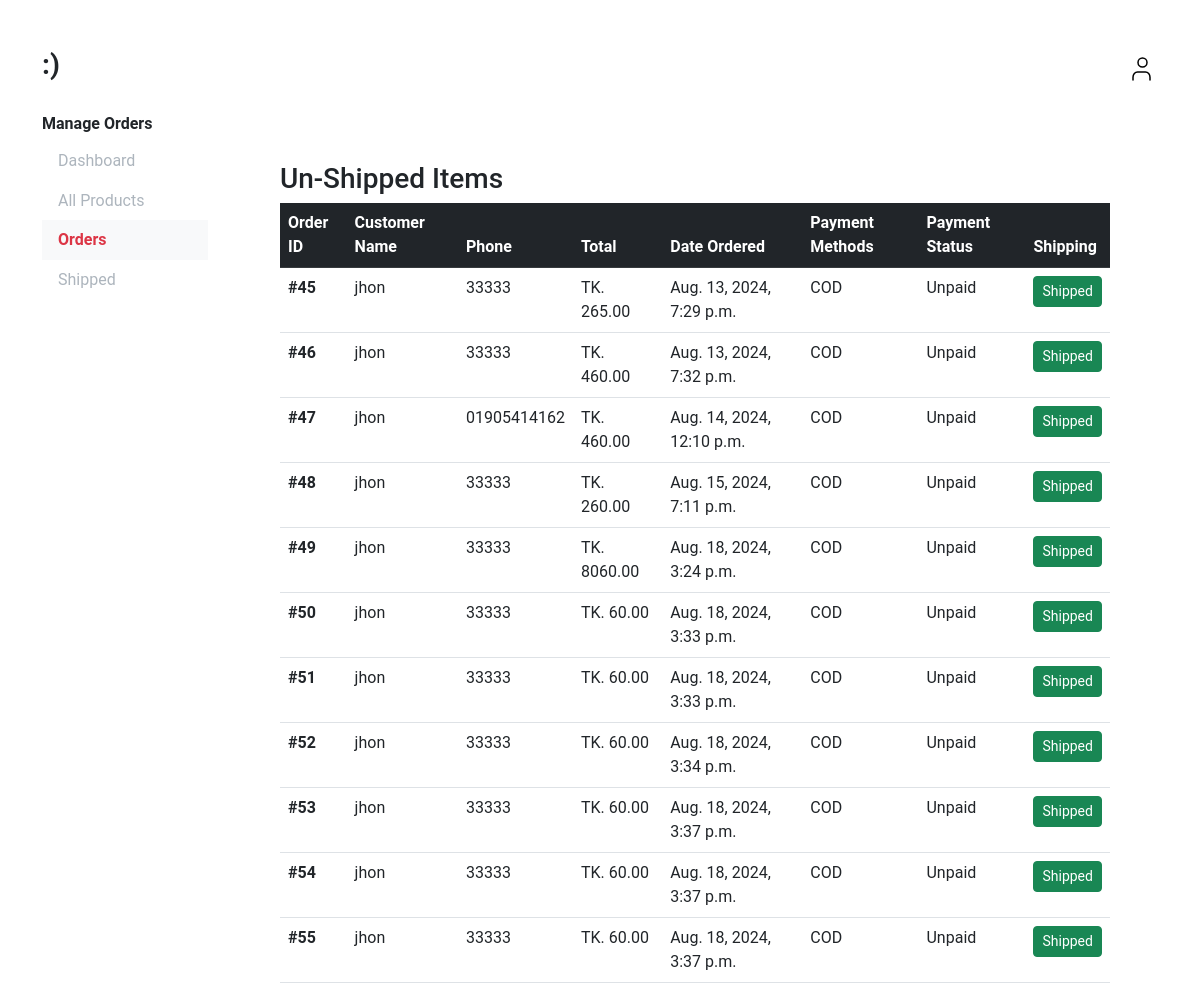
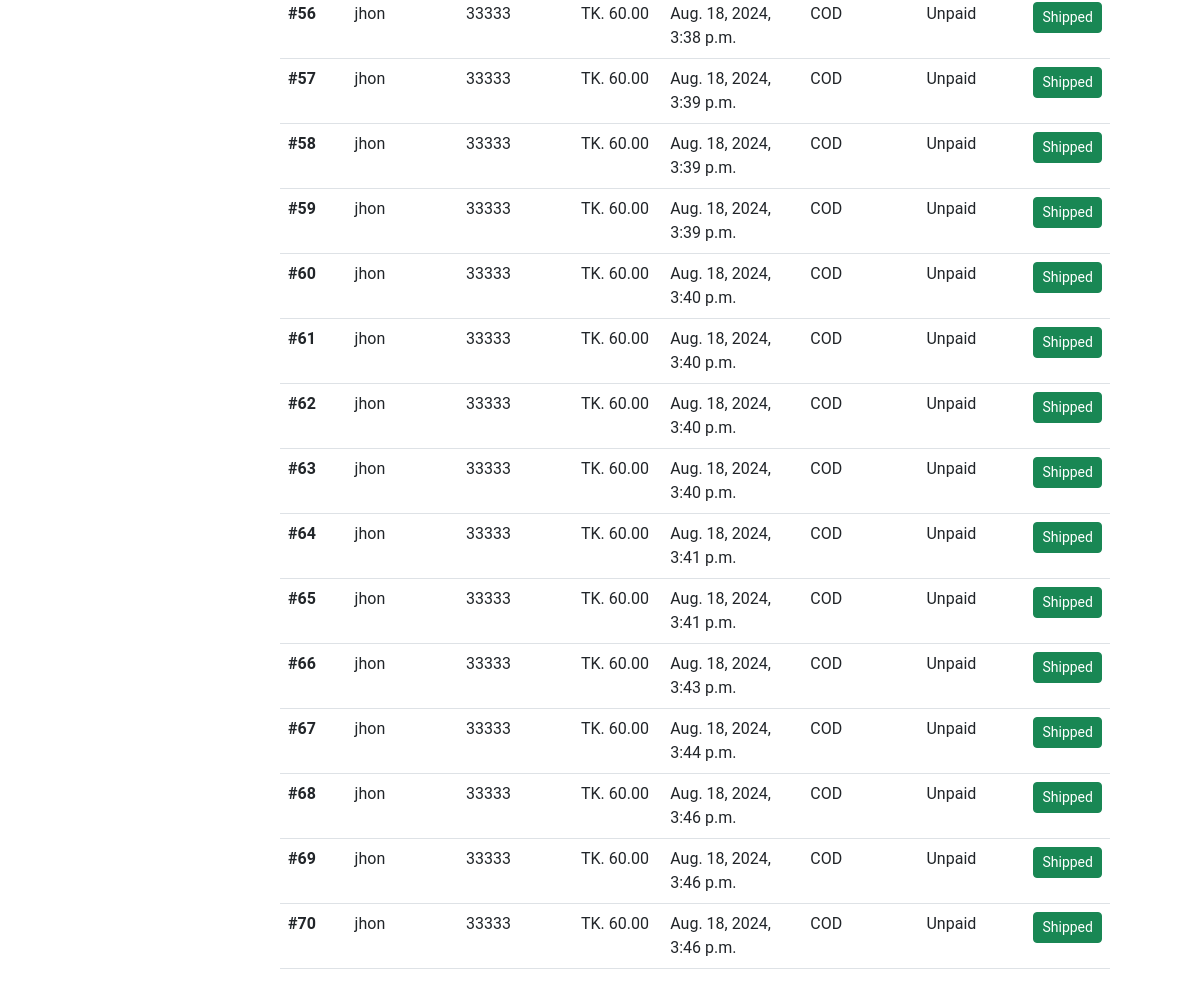
Page /payment/not_shipped_dash (signed in) on the committed database (2 pictures, top to bottom).
### payment/models.py (models this page shows, shortened)
class Order(models.Model):
    user = models.ForeignKey(User, on_delete=models.CASCADE, null=True, blank=True)
    full_name = models.CharField(max_length=250)
    phone = models.CharField(max_length=20)
    email = models.EmailField(max_length=250)
    shipping_address = models.TextField(max_length=15000)
    amount_paid = models.DecimalField(max_digits=7, decimal_places=2)
    payment_method = models.CharField(max_length=200)
    payment_status = models.CharField(max_length=200)
    date_ordered = models.DateTimeField(auto_now_add=True)
    shipped = models.BooleanField(default=False)
    date_shipped = models.DateTimeField(blank=True, null=True)

### payment/views.py (the view, shortened to what this page needs)
# urls.py: path('not_shipped_dash', views.not_shipped_dash, name='not_shipped_dash'),
def not_shipped_dash(request):
    if request.user.is_authenticated and request.user.is_superuser:
        orders = Order.objects.filter(shipped=False)
        return render(request, "payment/not_shipped_dash.html", {'orders': orders})
    else:
        messages.error(request, "Access Denied")
        return redirect('home')

### cart/context_processors.py (called while the page is built)
def cart(request):
    return {'cart': Cart(request)}

### payment/templates/payment/not_shipped_dash.html (shortened to what this page needs)
{% extends 'payment/admin_base.html' %}
      {% block content %}
      <section class="p-5">
        <h3>Un-Shipped Items</h3>
        <table class="table table-hover">
            <thead class="table-dark">
              <tr>
                <th scope="col">Order ID</th>
                <th scope="col">Customer Name</th>
                <th scope="col">Phone</th>
                <th scope="col">Total</th>
                <th scope="col">Date Ordered</th>
                <th scope="col">Payment Methods</th>
                <th scope="col">Payment Status</th>
                <th scope="col">Shipping</th>
              </tr>
            </thead>
            <tbody>
              {% for item in orders %}
                <tr>
                    <th scope="row"><a class="text-decoration-none text-dark" href="{% url 'orders' item.id %}">#{{ item.id }}</a></th>
                    <td>{{ item.full_name }}</td>
                    <td>{{ item.phone }}</td>
                    <td>TK. {{ item.amount_paid }}</td>
                    <td>{{ item.date_ordered }}</td>
                    <td>{{ item.payment_method }}</td>
                    <td>{{ item.payment_status }}</td>
                    <td>
                      <form method="POST">
                        <button type="submit" class="btn btn-success btn-sm">Shipped</button>
                      </form>
                    </td>
                </tr>
              {% endfor %}
            </tbody>
          </table>
      </section>
      {% endblock %}

### static/css/style.css (style rules this page uses)
* { outline: none !important; box-shadow: none !important; }
html, body { background-color: #ffffff; font-family: 'Roboto', sans-serif !important; }
a { text-decoration: none !important; color: #000 !important; }

### rows in the picture
Order: id "45", full_name "jhon", phone "33333", amount_paid "265.00", date_ordered "Aug. 13, 2024, 7:29 p.m.", payment_method "COD", payment_status "Unpaid"
Order: id "46", full_name "jhon", phone "33333", amount_paid "460.00", date_ordered "Aug. 13, 2024, 7:32 p.m.", payment_method "COD", payment_status "Unpaid"
Order: id "47", full_name "jhon", phone "01905414162", amount_paid "460.00", date_ordered "Aug. 14, 2024, 12:10 p.m.", payment_method "COD", payment_status "Unpaid"
Order: id "48", full_name "jhon", phone "33333", amount_paid "260.00", date_ordered "Aug. 15, 2024, 7:11 p.m.", payment_method "COD", payment_status "Unpaid"
Order: id "49", full_name "jhon", phone "33333", amount_paid "8060.00", date_ordered "Aug. 18, 2024, 3:24 p.m.", payment_method "COD", payment_status "Unpaid"
Order: id "50", full_name "jhon", phone "33333", amount_paid "60.00", date_ordered "Aug. 18, 2024, 3:33 p.m.", payment_method "COD", payment_status "Unpaid"
Order: id "51", full_name "jhon", phone "33333", amount_paid "60.00", date_ordered "Aug. 18, 2024, 3:33 p.m.", payment_method "COD", payment_status "Unpaid"
Order: id "52", full_name "jhon", phone "33333", amount_paid "60.00", date_ordered "Aug. 18, 2024, 3:34 p.m.", payment_method "COD", payment_status "Unpaid"
Order: id "53", full_name "jhon", phone "33333", amount_paid "60.00", date_ordered "Aug. 18, 2024, 3:37 p.m.", payment_method "COD", payment_status "Unpaid"
Order: id "54", full_name "jhon", phone "33333", amount_paid "60.00", date_ordered "Aug. 18, 2024, 3:37 p.m.", payment_method "COD", payment_status "Unpaid"
Order: id "55", full_name "jhon", phone "33333", amount_paid "60.00", date_ordered "Aug. 18, 2024, 3:37 p.m.", payment_method "COD", payment_status "Unpaid"
Order: id "56", full_name "jhon", phone "33333", amount_paid "60.00", date_ordered "Aug. 18, 2024, 3:38 p.m.", payment_method "COD", payment_status "Unpaid"
Order: id "57", full_name "jhon", phone "33333", amount_paid "60.00", date_ordered "Aug. 18, 2024, 3:39 p.m.", payment_method "COD", payment_status "Unpaid"
Order: id "58", full_name "jhon", phone "33333", amount_paid "60.00", date_ordered "Aug. 18, 2024, 3:39 p.m.", payment_method "COD", payment_status "Unpaid"
Order: id "59", full_name "jhon", phone "33333", amount_paid "60.00", date_ordered "Aug. 18, 2024, 3:39 p.m.", payment_method "COD", payment_status "Unpaid"
Order: id "60", full_name "jhon", phone "33333", amount_paid "60.00", date_ordered "Aug. 18, 2024, 3:40 p.m.", payment_method "COD", payment_status "Unpaid"
Order: id "61", full_name "jhon", phone "33333", amount_paid "60.00", date_ordered "Aug. 18, 2024, 3:40 p.m.", payment_method "COD", payment_status "Unpaid"
Order: id "62", full_name "jhon", phone "33333", amount_paid "60.00", date_ordered "Aug. 18, 2024, 3:40 p.m.", payment_method "COD", payment_status "Unpaid"
Order: id "63", full_name "jhon", phone "33333", amount_paid "60.00", date_ordered "Aug. 18, 2024, 3:40 p.m.", payment_method "COD", payment_status "Unpaid"
Order: id "64", full_name "jhon", phone "33333", amount_paid "60.00", date_ordered "Aug. 18, 2024, 3:41 p.m.", payment_method "COD", payment_status "Unpaid"
Order: id "65", full_name "jhon", phone "33333", amount_paid "60.00", date_ordered "Aug. 18, 2024, 3:41 p.m.", payment_method "COD", payment_status "Unpaid"
Order: id "66", full_name "jhon", phone "33333", amount_paid "60.00", date_ordered "Aug. 18, 2024, 3:43 p.m.", payment_method "COD", payment_status "Unpaid"
Order: id "67", full_name "jhon", phone "33333", amount_paid "60.00", date_ordered "Aug. 18, 2024, 3:44 p.m.", payment_method "COD", payment_status "Unpaid"
Order: id "68", full_name "jhon", phone "33333", amount_paid "60.00", date_ordered "Aug. 18, 2024, 3:46 p.m.", payment_method "COD", payment_status "Unpaid"
Order: id "69", full_name "jhon", phone "33333", amount_paid "60.00", date_ordered "Aug. 18, 2024, 3:46 p.m.", payment_method "COD", payment_status "Unpaid"
Order: id "70", full_name "jhon", phone "33333", amount_paid "60.00", date_ordered "Aug. 18, 2024, 3:46 p.m.", payment_method "COD", payment_status "Unpaid"
